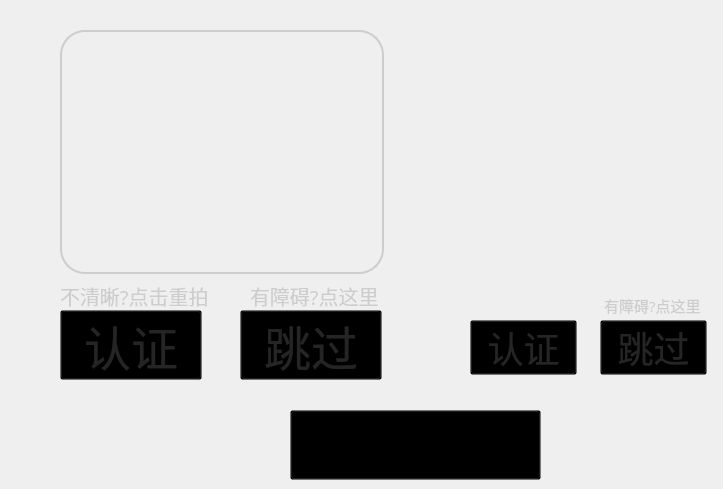
   <widget class="QWidget" name="page_2">
    <property name="styleSheet">
     <string notr="true">background-image: url(:/windows_img/resource_dir/src_img/background_img.png);</string>
    </property>
    <widget class="QLabel" name="label_4">
     <property name="geometry">
      <rect>
       <x>60</x>
       <y>30</y>
       <width>324</width>
       <height>244</height>
      </rect>
     </property>
     <property name="styleSheet">
      <string notr="true">QLabel{
	
	background-image: url(:/windows_img/resource_dir/src_img/jump_to_face.png);
		border: 2px solid #cdcdcd;           /* 设置边框样式 */
                border-radius: 25px;               /* 设置圆角半径 */
}</string>
     </property>
     <property name="text">
      <string/>
     </property>
    </widget>
    <widget class="QLabel" name="label_5">
     <property name="geometry">
      <rect>
       <x>470</x>
       <y>30</y>
       <width>244</width>
       <height>244</height>
      </rect>
     </property>
     <property name="styleSheet">
      <string notr="true">QLabel{
	background-image: url(:/windows_img/resource_dir/src_img/fingerprint_rec_icon.png);
}</string>
     </property>
     <property name="text">
      <string/>
     </property>
    </widget>
    <widget class="QPushButton" name="pushButton_11">
     <property name="geometry">
      <rect>
       <x>60</x>
       <y>310</y>
       <width>142</width>
       <height>70</height>
      </rect>
     </property>
     <property name="font">
      <font>
       <family>礼品卉自由落体</family>
       <pointsize>35</pointsize>
       <bold>false</bold>
      </font>
     </property>
     <property name="styleSheet">
      <string notr="true">QPushButton{
	color: #252525;
	background-image: url(:/windows_img/resource_dir/src_img/face_button.png);
	background-color: transparent; /* 背景色透明 */
	background-repeat: no-repeat; /* 禁止图片重复填充 */
                background-position: center;   /* 图片居中显示 */
}
QPushButton:hover{
	
	background-image: url(:/windows_img/resource_dir/src_img/face_float.png);
	
}</string>
     </property>
     <property name="text">
      <string>认证</string>
     </property>
    </widget>
    <widget class="QPushButton" name="pushButton_12">
     <property name="geometry">
      <rect>
       <x>240</x>
       <y>310</y>
       <width>142</width>
       <height>70</height>
      </rect>
     </property>
     <property name="font">
      <font>
       <family>礼品卉自由落体</family>
       <pointsize>35</pointsize>
       <bold>false</bold>
      </font>
     </property>
     <property name="styleSheet">
      <string notr="true">QPushButton{
	color: #252525;
	background-image: url(:/windows_img/resource_dir/src_img/face_button.png);
	background-color: transparent; /* 背景色透明 */
	background-repeat: no-repeat; /* 禁止图片重复填充 */
                background-position: center;   /* 图片居中显示 */
}
QPushButton:hover{
	
	background-image: url(:/windows_img/resource_dir/src_img/face_float.png);
	
}</string>
     </property>
     <property name="text">
      <string>跳过</string>
     </property>
    </widget>
    <widget class="QLabel" name="label_6">
     <property name="geometry">
      <rect>
       <x>250</x>
       <y>280</y>
       <width>131</width>
       <height>31</height>
      </rect>
     </property>
     <property name="font">
      <font>
       <family>礼品卉自由落体</family>
       <pointsize>15</pointsize>
      </font>
     </property>
     <property name="styleSheet">
      <string notr="true">QLabel{
		background-color: transparent; /* 背景色透明 */
		border: none;
	color: #cdcdcd;
}</string>
     </property>
     <property name="text">
      <string>有障碍?点这里</string>
     </property>
    </widget>
    <widget class="QPushButton" name="pushButton_13">
     <property name="geometry">
      <rect>
       <x>470</x>
       <y>320</y>
       <width>107</width>
       <height>55</height>
      </rect>
     </property>
     <property name="font">
      <font>
       <family>礼品卉自由落体</family>
       <pointsize>27</pointsize>
       <bold>false</bold>
      </font>
     </property>
     <property name="styleSheet">
      <string notr="true">QPushButton{
	color: #252525;
	background-image: url(:/windows_img/resource_dir/src_img/fingerprint_button.png);
	background-color: transparent; /* 背景色透明 */
	background-repeat: no-repeat; /* 禁止图片重复填充 */
                background-position: center;   /* 图片居中显示 */
}
QPushButton:hover{
	
	background-image: url(:/windows_img/resource_dir/src_img/fingerprint_float.png);
}</string>
     </property>
     <property name="text">
      <string>认证</string>
     </property>
    </widget>
    <widget class="QPushButton" name="pushButton_14">
     <property name="geometry">
      <rect>
       <x>600</x>
       <y>320</y>
       <width>107</width>
       <height>55</height>
      </rect>
     </property>
     <property name="font">
      <font>
       <family>礼品卉自由落体</family>
       <pointsize>27</pointsize>
       <bold>false</bold>
      </font>
     </property>
     <property name="styleSheet">
      <string notr="true">QPushButton{
	color: #252525;
	background-image: url(:/windows_img/resource_dir/src_img/fingerprint_button.png);
	background-color: transparent; /* 背景色透明 */
	background-repeat: no-repeat; /* 禁止图片重复填充 */
                background-position: center;   /* 图片居中显示 */
}
QPushButton:hover{
	
	background-image: url(:/windows_img/resource_dir/src_img/fingerprint_float.png);
}</string>
     </property>
     <property name="text">
      <string>跳过</string>
     </property>
    </widget>
    <widget class="QLabel" name="label_7">
     <property name="geometry">
      <rect>
       <x>604</x>
       <y>290</y>
       <width>101</width>
       <height>31</height>
      </rect>
     </property>
     <property name="font">
      <font>
       <family>礼品卉自由落体</family>
       <pointsize>11</pointsize>
      </font>
     </property>
     <property name="styleSheet">
      <string notr="true">QLabel{
		background-color: transparent; /* 背景色透明 */
		border: none;
	color: #cdcdcd;
}</string>
     </property>
     <property name="text">
      <string>有障碍?点这里</string>
     </property>
    </widget>
    <widget class="QPushButton" name="pushButton_15">
     <property name="geometry">
      <rect>
       <x>290</x>
       <y>410</y>
       <width>251</width>
       <height>70</height>
      </rect>
     </property>
     <property name="font">
      <font>
       <family>礼品卉自由落体</family>
       <pointsize>35</pointsize>
       <bold>false</bold>
      </font>
     </property>
     <property name="styleSheet">
      <string notr="true">QPushButton{
	background-image: url(:/windows_img/resource_dir/src_img/next_button.png);
	background-color: transparent; /* 背景色透明 */
	background-repeat: no-repeat; /* 禁止图片重复填充 */
                background-position: center;   /* 图片居中显示 */
}
QPushButton:hover{
	
	background-image: url(:/windows_img/resource_dir/src_img/next_button float.png);
	
}</string>
     </property>
     <property name="text">
      <string/>
     </property>
    </widget>
    <widget class="QLabel" name="label_72">
     <property name="geometry">
      <rect>
       <x>60</x>
       <y>280</y>
       <width>151</width>
       <height>31</height>
      </rect>
     </property>
     <property name="font">
      <font>
       <family>礼品卉自由落体</family>
       <pointsize>15</pointsize>
      </font>
     </property>
     <property name="styleSheet">
      <string notr="true">QLabel{
		background-color: transparent; /* 背景色透明 */
		border: none;
	color: #cdcdcd;
}</string>
     </property>
     <property name="text">
      <string>不清晰?点击重拍</string>
     </property>
    </widget>
   </widget>
